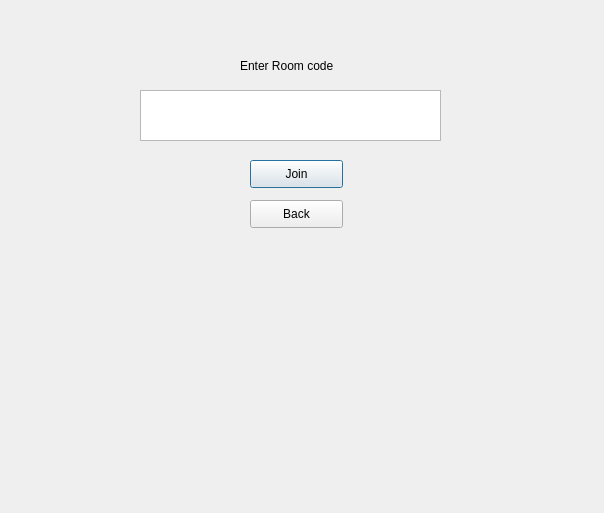
<?xml version="1.0" encoding="UTF-8"?>
<ui version="4.0">
 <class>Dialog</class>
 <widget class="QDialog" name="Dialog">
  <property name="geometry">
   <rect>
    <x>0</x>
    <y>0</y>
    <width>604</width>
    <height>513</height>
   </rect>
  </property>
  <property name="windowTitle">
   <string>Dialog</string>
  </property>
  <widget class="QTextEdit" name="textEdit">
   <property name="geometry">
    <rect>
     <x>140</x>
     <y>90</y>
     <width>301</width>
     <height>51</height>
    </rect>
   </property>
  </widget>
  <widget class="QLabel" name="label">
   <property name="geometry">
    <rect>
     <x>240</x>
     <y>50</y>
     <width>131</width>
     <height>31</height>
    </rect>
   </property>
   <property name="text">
    <string>Enter Room code</string>
   </property>
  </widget>
  <widget class="QPushButton" name="pushButton">
   <property name="geometry">
    <rect>
     <x>250</x>
     <y>160</y>
     <width>93</width>
     <height>28</height>
    </rect>
   </property>
   <property name="text">
    <string>Join</string>
   </property>
  </widget>
  <widget class="QPushButton" name="pushButton_2">
   <property name="geometry">
    <rect>
     <x>250</x>
     <y>200</y>
     <width>93</width>
     <height>28</height>
    </rect>
   </property>
   <property name="text">
    <string>Back</string>
   </property>
  </widget>
 </widget>
 <resources/>
 <connections/>
</ui>
